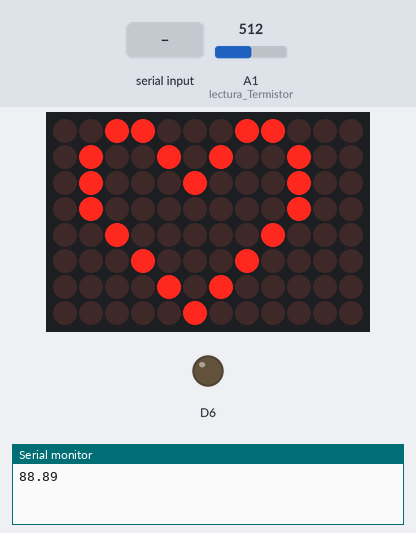
A program run on a simulated Arduino Uno R4 Minima. Shown: 12×8 LED matrix, output pins drawn as LEDs (lit = HIGH), the last lines printed to the serial monitor. The inputs (shaded band) are chosen by the test bench; at power-on: A1 (lectura_Termistor) = 512.

Above: at 1.2 s.
1.3 s: A1 (lectura_Termistor) set to 0
At 2.6 s:
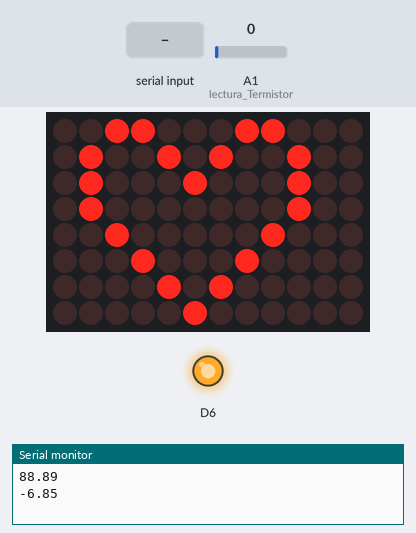
3.5 s: A1 (lectura_Termistor) set to 122
At 5.0 s:
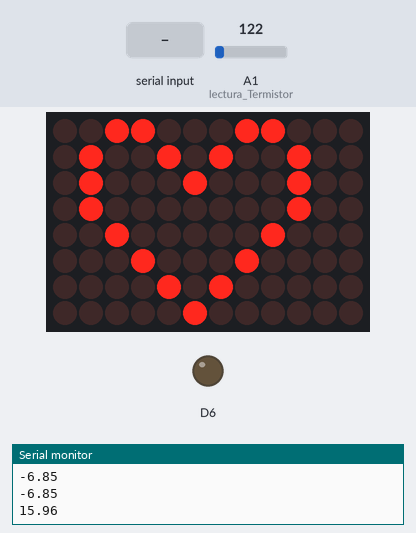
5.5 s: "90,45\n" received over Serial
At 6.8 s:
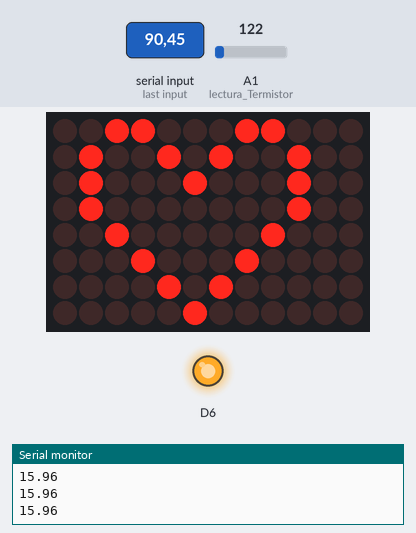
Timing chart, 0 to 9.0 s (numbered marks = the images above; inputs shaded):
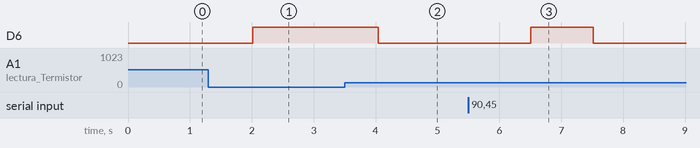

Measured:
- after the input at 1.3 s, D6: LOW → HIGH after 0.71 s
- after the input at 3.5 s, D6: HIGH → LOW after 0.54 s
- after the input at 5.5 s, D6: LOW → HIGH after 1.0 s, → LOW 1.0 s later

The program:

main.cpp
```cpp
#include <Arduino.h>
#include "Arduino_LED_Matrix.h"   // Include the LED_Matrix library
#include "frames.h.cpp"               // Include a header file containing some custom icons

ArduinoLEDMatrix matrix;          // Create an instance of the ArduinoLEDMatrix class


// variables varias no sé
float lectura_Termistor = A1; // Seleccionamos el Pin A0 para leer los datos correspondientes al voltaje
float lectura_PinTermistor = 0;
float voltaje_Promedio = 0 ;

// Variables para el PID
float kp = 157; //Ganancia Proporcional
float ki = 0.3 ; //Ganancia Integral
float kd = 0; //Ganancia Derivativo
float integral = 0;
float prevError = 0;
unsigned long prevTime;
float set_temperature = 25; //°C

void setup() {
  Serial.begin(9600);
  matrix.begin();                 // Initialize the LED matrix
  pinMode(6,OUTPUT);
  matrix.loadFrame(LEDMATRIX_HEART_BIG);
}

void loop() {
  String dato = Serial.readString(); //lee el dato recibido
  set_temperature = dato.toFloat();  //Transforma el dato leído a un float y se lo asigna a la temperatura deseada
  float voltaje_Termistor = 0 ; //Reinicio del valor del voltaje
  for (int i = 0; i < 6; i++){
    lectura_PinTermistor = analogRead(lectura_Termistor); // Se lee el valor en el pin A0
    voltaje_Termistor += 5*lectura_PinTermistor/1024-0.232*5*lectura_PinTermistor/1024;      // Se convierte el valor digital a un valor numérico
  }
  voltaje_Promedio = voltaje_Termistor/5; //Se calcula el voltaje promedio de las lecturas de voltaje
  float temperatura_actual =  41.5532 * voltaje_Promedio - 6.85; //Funcion para hallar la temperatura asumiendo B=3100 del termistor
  float error = set_temperature - temperatura_actual+0.5;  //Calcula el error
  // Calcular el tiempo entre ciclos
  float deltaTime = 0.01;
  // Componentes del PID
  integral += error * deltaTime;                                  //Calculamos la integral
  float derivative = (error - prevError) / deltaTime;             //Calculamos la derivada
  float output = kp * error + ki * integral + kd * derivative ;    //Calculamos la salida PID
  output = constrain(output, 0, 255);                             //Limitar salida al rango del PWM (0 a 255)
  analogWrite(6,int(output));                                     //Salida de PWM en función del PID
  //Actualizar las variables previas
  prevError = error;
  Serial.println(temperatura_actual); // Envia un mensaje a Python con el valor de la temperatura
  delay(10);
}
```

frames.h.cpp
```cpp
#include "Arduino_LED_Matrix.h"

const uint32_t chip[] = {
	0x1503f811,
	0x3181103,
	0xf8150000
};

const uint32_t danger[] = {
	0x400a015,
	0x1502082,
	0x484047fc
};

const uint32_t happy[] = {
	0x19819,
	0x80000001,
	0x81f8000
};

const uint32_t heart[] = {
	0x3184a444,
	0x44042081,
	0x100a0040
};
```
